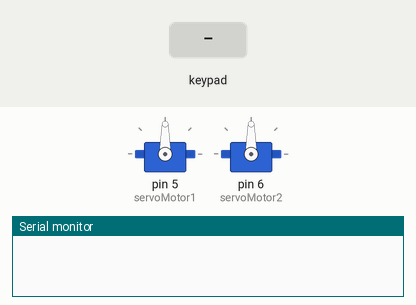
Recording of a sketch running on a simulated Arduino Uno, built with avr-gcc and run on an emulated ATmega328P. On the bench: 2 × servo, the last lines printed to the serial monitor. The test bench sets the inputs (shaded band).

Above: at 1.2 s.
1.3 s: key 'A' pressed
At 2.5 s:
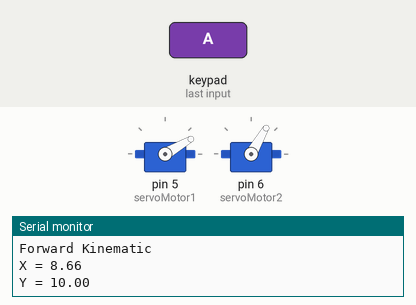
2.8 s: key 'B' pressed
At 3.5 s:
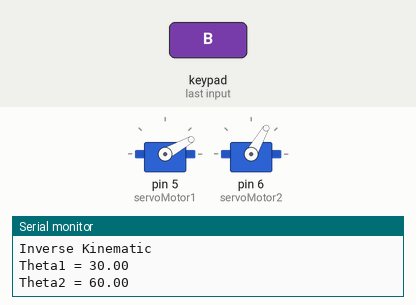
Timing chart, 0 to 5.8 s (numbered marks = the images above; inputs shaded):
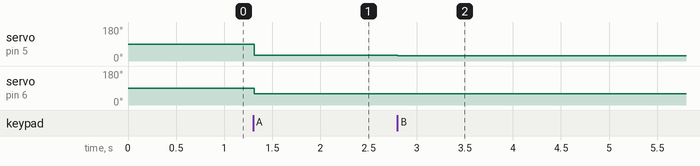

Measured:
- after the input at 1.3 s, servo on pin 5 (servoMotor1): 90° → 30° at once; servo on pin 6 (servoMotor2): 90° → 60° at once
- after the input at 2.8 s, servo on pin 5 (servoMotor1): 30° → 29° at once

The sketch:

Arduino_Code.ino
```cpp
#include <Servo.h>
#include <Keypad.h>
#include <math.h>

// Create servo motors objects
Servo servoMotor1;
Servo servoMotor2;
// Keypad configurations
const byte ROWS = 2;
const byte COLS = 1;
char hexaKeys[ROWS][COLS] = {
  {'A'},
  {'B'},
};
byte rowPins[ROWS] = {11, 10};
byte colPins[COLS] = {2};
Keypad customKeypad = Keypad(makeKeymap(hexaKeys), rowPins, colPins, ROWS, COLS);

// Define the rotaion angles of the motors(joints) in degrees
const int THETA1_Degree = 30;
const int THETA2_Degree = 60;
const int THETA_Degree = THETA1_Degree+THETA2_Degree;
// Convert the angles to radian
double THETA1 = THETA1_Degree*M_PI/180;
double THETA2 = THETA2_Degree*M_PI/180;
double THETA = THETA_Degree*M_PI/180;
// Define the end effector coordinates
const double X = 8.66;;
const double Y = 10;
// Define the length of the arms
const int L1 = 10;
const int L2 = 5;


void setup() {

  // Attache servo motors to Arduino pins
  servoMotor1.attach(5);
  servoMotor2.attach(6);
  // Initialize the serial monitor
  Serial.begin(9600);
}

void loop(){
  char customKey = customKeypad.getKey();

  if (customKey == 'A'){
    Serial.println("Forward Kinematic");
    Forward(L1, L2, THETA1, THETA2);
  }
  else if (customKey == 'B'){
    Serial.println("Inverse Kinematic");
    Inverse(L1, L2, X, Y);
  }
}

void Forward(int L1, int L2, double THETA1, double THETA2){
  // Rotate the servo motors with the specified angles
  servoMotor1.write(THETA1_Degree);
  servoMotor2.write(THETA2_Degree);
  // Calculate the X coordinate of the End Effector
  double x = L1*cos(THETA1)+L2*cos(THETA1+THETA2);
  // Calculate the Y coordinate of the End Effector
  double y = L1*sin(THETA1)+L2*sin(THETA1+THETA2);
  // Display the location of the End Effector
  Serial.print("X = ");
  Serial.println(x);
  Serial.print("Y = ");
  Serial.println(y);
}

void Inverse(int L1, int L2,double X, double Y){
  // Display the rotation angles of the joints
  double theta2 = acos((sq(X)+sq(Y)-sq(L1)-sq(L2))/(2*L1*L2));
  double theta1 = THETA-theta2;
  // Convert the angles into degress
  double theta1_degree = theta1*180/M_PI;
  double theta2_degree = theta2*180/M_PI;
  Serial.print("Theta1 = ");
  Serial.println(theta1_degree);
  Serial.print("Theta2 = ");
  Serial.println(theta2_degree);
  // Rotate the servo motors with the resulted angles
  servoMotor1.write(theta1_degree);
  servoMotor2.write(theta2_degree);
}
```
